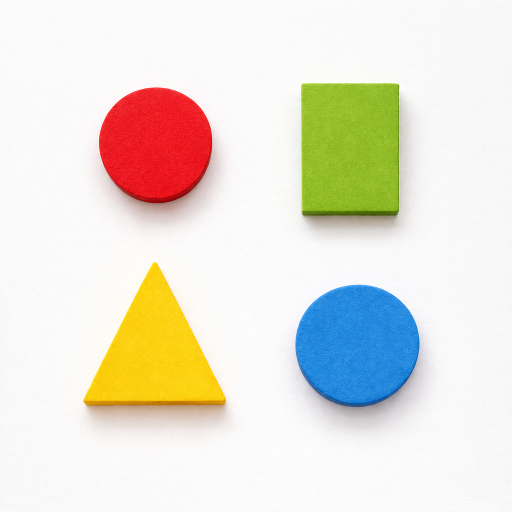
#> input picture input.png, 1024 x 1024 px (shown at 1/2 size)
$ python objectdetection.py
#> lines starting #> are read from the running program, lines starting #| are printed output that depends on the picture; after the words box and inside, x2 and y2 are one past the last pixel; in counts of white or black regions, pixels touching at a corner belong together
import cv2
import numpy as np
from google.colab.patches import cv2_imshow

# Read image
img = cv2.imread('input.png')   # make sure file exists in Colab
#> img is the input picture: shape (1024, 1024, 3); mean B, G, R 216.3, 227.6, 232.1
img = cv2.resize(img, (600, 600))
#> img: shape (600, 600, 3)
output = img.copy()

# Convert to HSV
hsv = cv2.cvtColor(img, cv2.COLOR_BGR2HSV)
#> hsv: shape (600, 600, 3); mean H, S, V 50, 40.5, 242.4

# -------- Color Ranges --------
lower_red1 = np.array([0, 120, 70])
upper_red1 = np.array([10, 255, 255])
lower_red2 = np.array([170, 120, 70])
upper_red2 = np.array([180, 255, 255])

lower_green = np.array([36, 50, 70])
upper_green = np.array([89, 255, 255])

lower_blue = np.array([90, 50, 70])
upper_blue = np.array([128, 255, 255])

lower_yellow = np.array([20, 100, 100])
upper_yellow = np.array([35, 255, 255])

# -------- Shape Detection --------
def detect_shape(cnt):
    peri = cv2.arcLength(cnt, True)
    approx = cv2.approxPolyDP(cnt, 0.04 * peri, True)

    if len(approx) == 3:
        return "Triangle"
    elif len(approx) == 4:
        return "Rectangle"
    else:
        return "Circle"

# -------- Process Function --------
def detect(mask, color_name):
    kernel = np.ones((5, 5), np.uint8)
    mask = cv2.morphologyEx(mask, cv2.MORPH_CLOSE, kernel)

    contours, _ = cv2.findContours(mask, cv2.RETR_EXTERNAL, cv2.CHAIN_APPROX_SIMPLE)

    for cnt in contours:
        if cv2.contourArea(cnt) > 700:
            shape = detect_shape(cnt)
            x, y, w, h = cv2.boundingRect(cnt)

            cv2.drawContours(output, [cnt], -1, (0, 0, 0), 2)
            cv2.putText(output, color_name + " " + shape, (x, y-10),
                        cv2.FONT_HERSHEY_SIMPLEX, 0.6, (0, 0, 0), 2)

# -------- Masks --------
mask_red = cv2.bitwise_or(
    cv2.inRange(hsv, lower_red1, upper_red1),
    cv2.inRange(hsv, lower_red2, upper_red2)
)
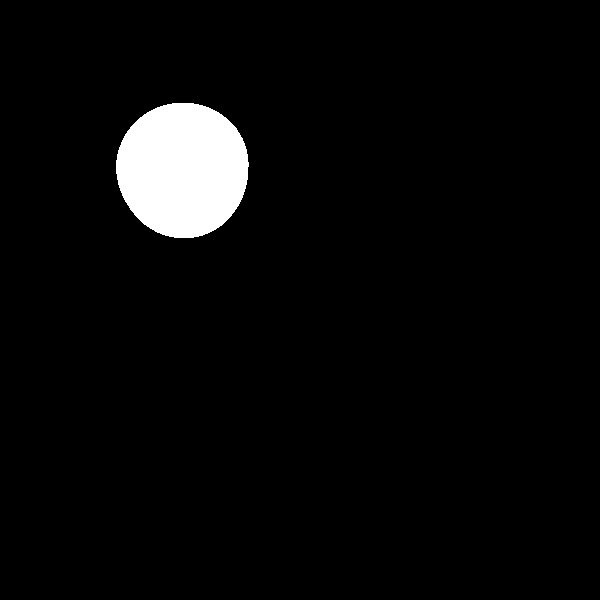
#> mask_red: shape (600, 600); 3.9% white; 1 white region, box (x1, y1, x2, y2) and area: (116, 103, 249, 238) 14124

mask_green = cv2.inRange(hsv, lower_green, upper_green)
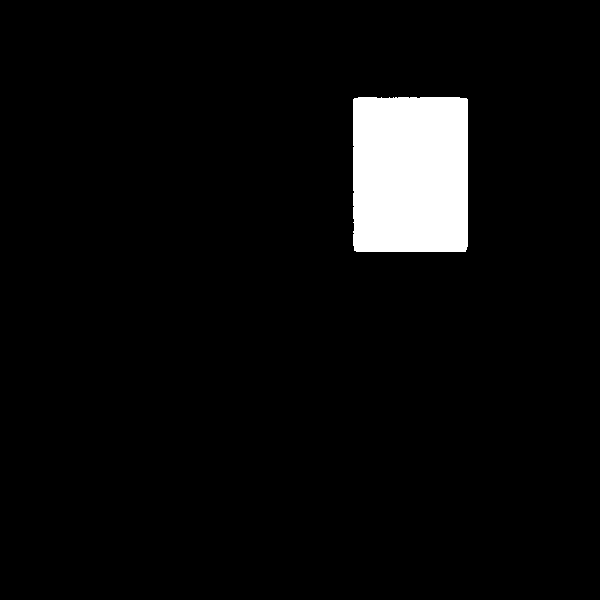
#> mask_green: shape (600, 600); 4.9% white; 1 white region, box (x1, y1, x2, y2) and area: (353, 97, 468, 252) 17759
mask_blue = cv2.inRange(hsv, lower_blue, upper_blue)
#> mask_blue: shape (600, 600); 4.6% white; 1 white region, box (x1, y1, x2, y2) and area: (346, 333, 492, 477) 16430
mask_yellow = cv2.inRange(hsv, lower_yellow, upper_yellow)
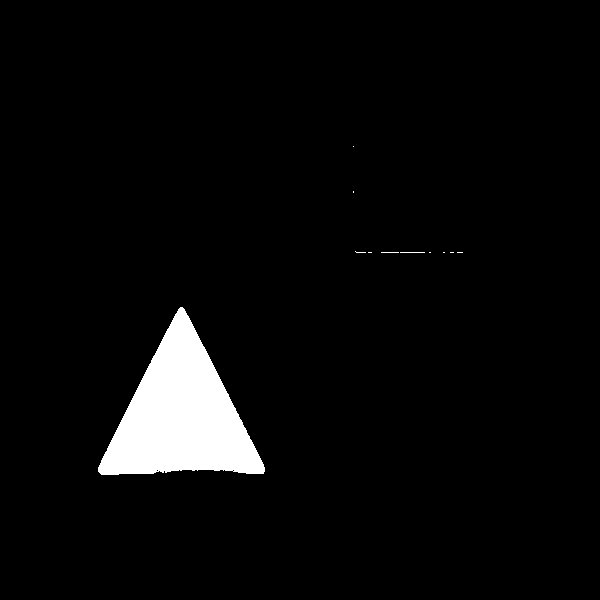
#> mask_yellow: shape (600, 600); 4.1% white; 11 white regions (9 under 20 px)

# -------- Detection --------
detect(mask_red, "Red")
#> in detect, `contours, _ = cv2.findContours(mask, cv2.RETR_EXTERNAL, cv2.CHAIN_APPR..`: contours = 1 contour; box (x1, y1, x2, y2) and area: (116, 103, 249, 238) 13934
#> the loop in detect, `for cnt in contours:` made 1 pass
#> (peri in detect_shape, shape, x, y, w, h) on pass 1: (441.2, 'Circle', 116, 103, 133, 135)
#> after the loop in detect, `for cnt in contours:`:
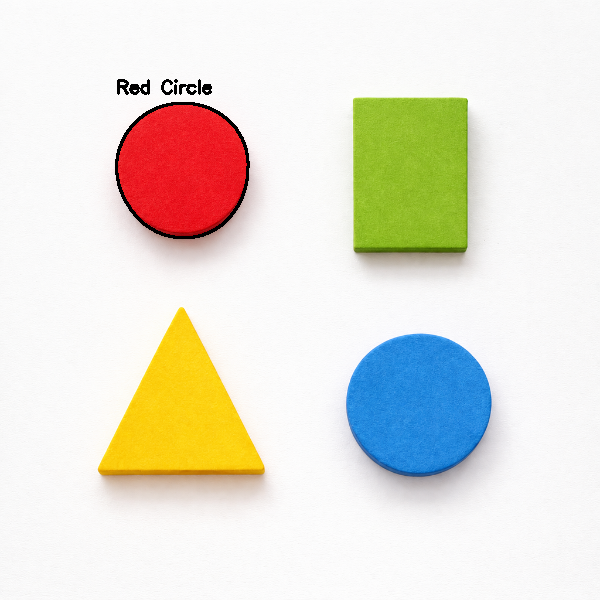
#> output: shape (600, 600, 3); mean B, G, R 215.3, 226.6, 230.7
detect(mask_green, "Green")
#> call 2 of detect, with color_name = 'Green'
#> in detect (call 2), `mask = cv2.morphologyEx(mask, cv2.MORPH_CLOSE, kernel)`: mask: shape (600, 600); 4.9% white; 1 white region
#> in detect (call 2), `contours, _ = cv2.findContours(mask, cv2.RETR_EXTERNAL, cv2.CHAIN_APPR..`: contours = 1 contour; box (x1, y1, x2, y2) and area: (353, 97, 468, 252) 17515
#> the loop in detect (call 2), `for cnt in contours:` made 1 pass
#> (peri in detect_shape, approx in detect_shape, shape, x, y, w, h) on pass 1: (533, [[354, 98], [354, 250], [465, 251], [467, 99]], 'Rectangle', 353, 97, 115, 155)
#> after the loop in detect (call 2), `for cnt in contours:`:
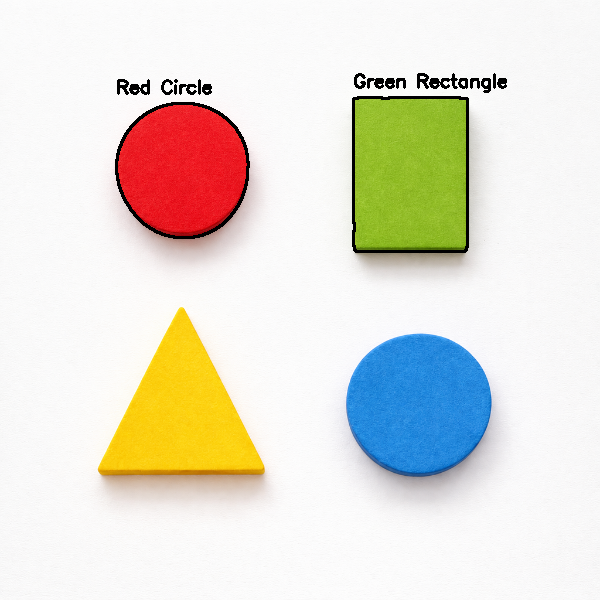
#> output: shape (600, 600, 3); 0.76% of pixels changed, all inside (x1, y1, x2, y2) = (352, 73, 507, 253)
detect(mask_blue, "Blue")
#> call 3 of detect, with color_name = 'Blue'
#> in detect (call 3), `contours, _ = cv2.findContours(mask, cv2.RETR_EXTERNAL, cv2.CHAIN_APPR..`: contours = 1 contour; box (x1, y1, x2, y2) and area: (346, 333, 492, 477) 16224
#> the loop in detect (call 3), `for cnt in contours:` made 1 pass
#> (peri in detect_shape, shape, x, y, w, h) on pass 1: (478.2, 'Circle', 346, 333, 146, 144)
#> after the loop in detect (call 3), `for cnt in contours:`:
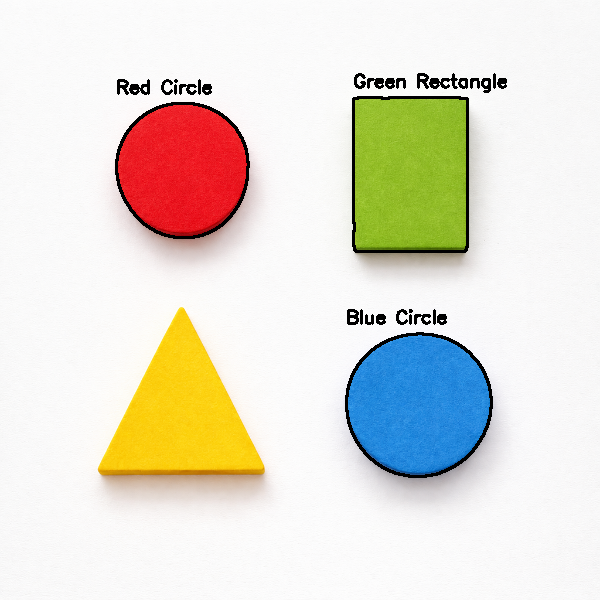
#> output: shape (600, 600, 3); 0.63% of pixels changed, all inside (x1, y1, x2, y2) = (345, 309, 493, 478)
detect(mask_yellow, "Yellow")
#> call 4 of detect, with color_name = 'Yellow'
#> in detect (call 4), `mask = cv2.morphologyEx(mask, cv2.MORPH_CLOSE, kernel)`: mask: shape (600, 600); 4.1% white; 7 white regions (5 under 20 px)
#> in detect (call 4), `contours, _ = cv2.findContours(mask, cv2.RETR_EXTERNAL, cv2.CHAIN_APPR..`: contours = 7 contours, 6 with area under 20; largest, box (x1, y1, x2, y2) and area: (98, 307, 265, 475) 14468
#> the loop in detect (call 4), `for cnt in contours:` made 7 passes
#> (peri in detect_shape, approx in detect_shape, shape, x, y, w, h) on pass 1: (572, [[180, 307], [98, 471], [263, 473]], 'Triangle', 98, 307, 167, 168)
#> cnt on passes 2 to 7: [[450, 252], [462, 252]], [[443, 252], [444, 252]], [[381, 252], [430, 252]], [[355, 251], [356, 252], [371, 252], [356, 252]], [[353, 191], [353, 192]], [[353, 146]]
#> after the loop in detect (call 4), `for cnt in contours:`:
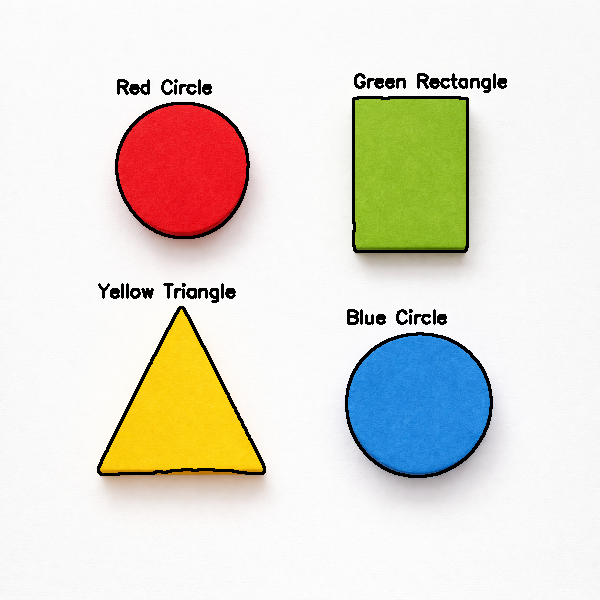
#> output: shape (600, 600, 3); 0.78% of pixels changed, all inside (x1, y1, x2, y2) = (97, 283, 266, 476)

# -------- Show Output (FIXED) --------
cv2_imshow(output)
